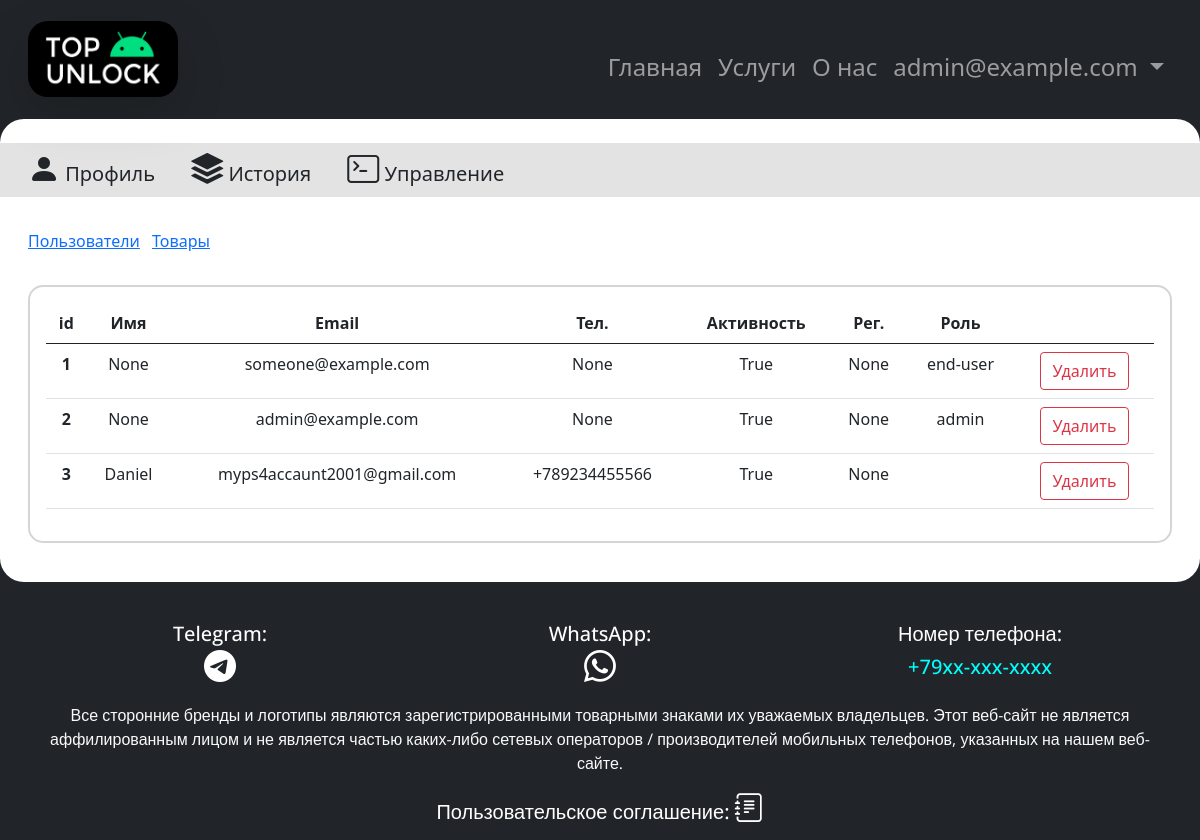
/profile/admin/users (signed in), run on an earlier commit of the app's database.
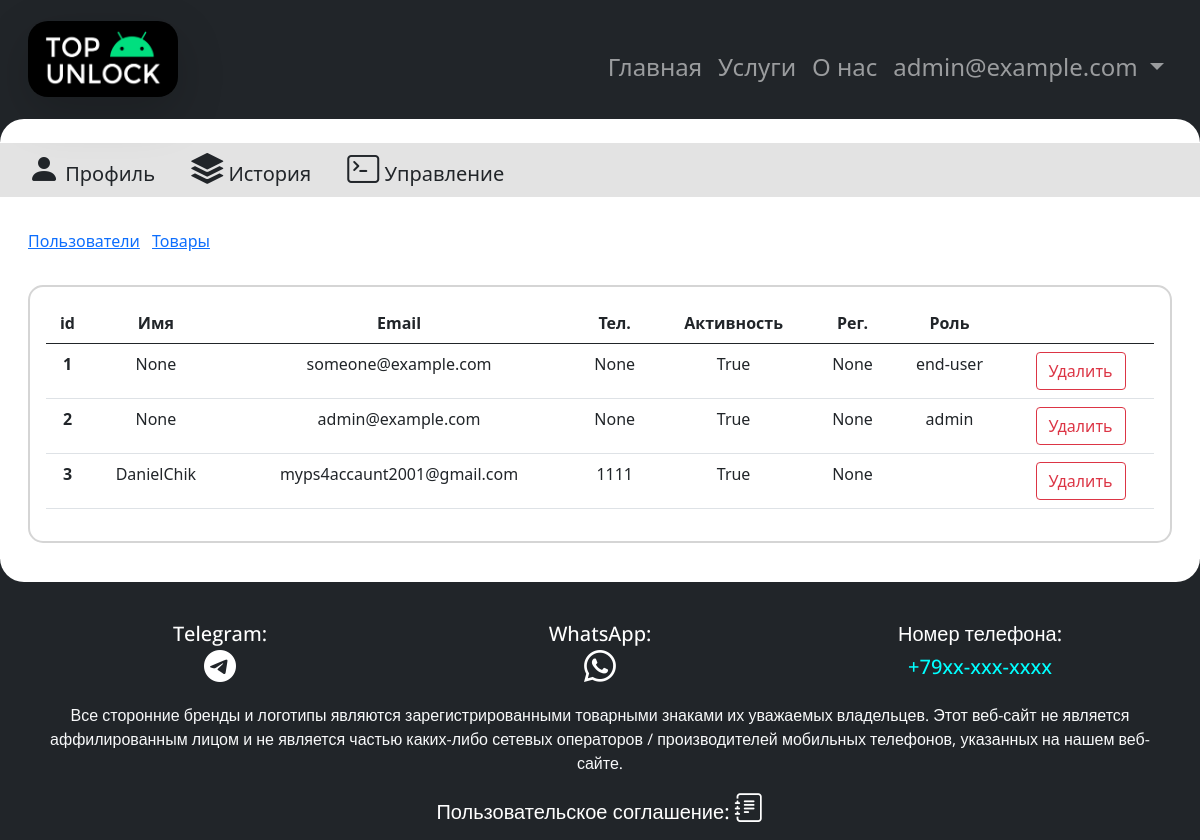
And on a later commit of the database.
### app.py (models this page shows)
class User(db.Model, fls.UserMixin):
    id = db.Column(db.Integer, primary_key=True)
    first_name = db.Column(db.String(45), default=None)
    phone_number = db.Column(db.String(15), default=None)
    email = db.Column(db.String(255), unique=True)
    password = db.Column(db.String(255))
    active = db.Column(db.Boolean(), default=True)
    confirmed_at = db.Column(db.DateTime())
    roles = db.relationship('Role',
                            secondary=roles_users,
                            backref=db.backref('users', lazy='dynamic'))
    orders = db.relationship('Order',
                             backref='user', lazy='dynamic')

### app.py (the view)
@app.route('/profile/admin/<name>', methods=['post', 'get'])
@login_required
@roles_required('admin')
def admin_page(name):
    if name == 'users':
        users = User.query.order_by(User.id).all()
        return fl.render_template('userprofile/admin/users_admin.html', data=users)
    elif name == 'items':
        item = Item.query.order_by(Item.id).all()
        return fl.render_template('userprofile/admin/item_admin.html', data=item)
    else:
        return fl.redirect('/')

### templates/userprofile/admin/users_admin.html
{% extends 'userprofile/admin.html' %}
{% block admin_body %}
    <div class="col m-3 mx-3 p-3" style="border-radius: 15px;border: 2px solid #d5d5d5; ">
     <table class="table table-hover ">
  <thead>
    <tr class="text-center">
        <th scope="col">id</th>
        <th scope="col">Имя</th>
        <th scope="col">Email</th>
        <th scope="col">Тел.</th>
        <th scope="col">Активность</th>
        <th scope="col">Рег.</th>
        <th scope="col">Роль</th>
        <th scope="col"></th>
    </tr>
  </thead>
  <tbody>
  {% for el in data %}
      <tr class="col text-center">
          <th scope="row">{{ el.id }}</th>
          <td>{{ el.first_name }}</td>
          <td>{{ el.email }}</td>
          <td>{{ el.phone_number }}</td>
          <td>{{ el.active }}</td>
          <td>{{ el.confirmed_at }}</td>
          <td>
              {% for rol in el.roles %}
                  {{ rol.name }}
              {% endfor %}
          </td>
          <td><a class="btn btn-outline-danger" href="{{ url_for('delete_user_admin', id=el.id) }}">Удалить</a></td>
    </tr>
  {% endfor %}
  </tbody>
</table>
     </div>
{% endblock %}

What changed in the data, as far as the page shows it:
changed User "myps4accaunt2001@gmail.com": first_name "Daniel" → "DanielChik"; phone_number "+789234455566" → "1111"
